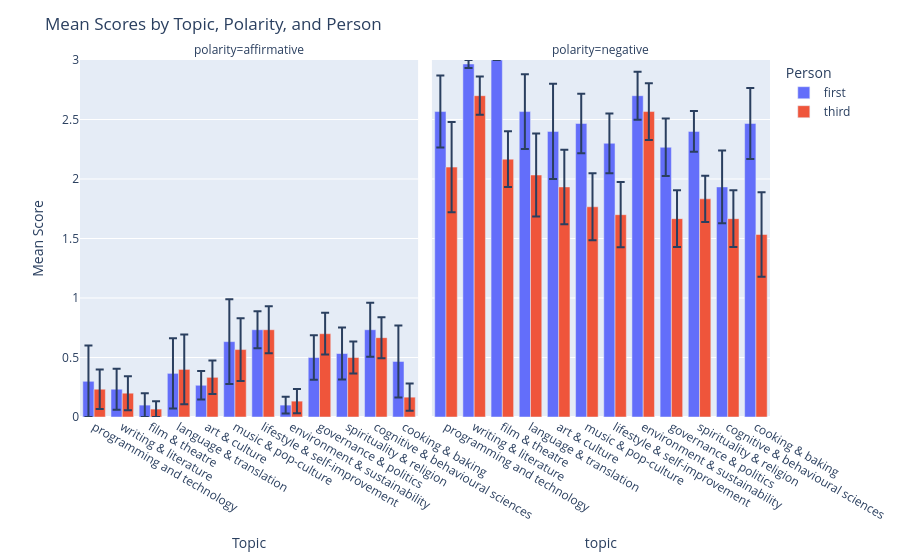

Notebook cell for this chart:
### Code cell
fig = px.bar(df, x="topic", y="mean", color="person", barmode="group", error_y="stderr", facet_col="polarity")
fig.update_layout(title="Mean Scores by Topic, Polarity, and Person", xaxis_title="Topic", yaxis_title="Mean Score", legend_title="Person")
fig.update_yaxes(range=[0, 3])
fig.show()

### Figure 1 — Plotly figure (JSON) as saved in the notebook; plotly's stock layout.template omitted (floating-point values rounded to 4 significant figures)
{"data": [{"alignmentgroup": "True", "error_y": {"array": [0.3, 0.1725, 0.1, 0.2959, 0.1197, 0.3564, 0.1556, 0.07115, 0.1876, 0.2177, 0.2266, 0.3031]}, "hovertemplate": "person=first<br>polarity=affirmative<br>topic=%{x}<br>mean=%{y}<extra></extra>", "legendgroup": "first", "marker": {"color": "#636efa", "pattern": {"shape": ""}}, "name": "first", "offsetgroup": "first", "orientation": "v", "showlegend": true, "textposition": "auto", "type": "bar", "x": ["programming and technology", "writing & literature", "film & theatre", "language & translation", "art & culture", "music & pop-culture", "lifestyle & self-improvement", "environment & sustainability", "governance & politics", "spirituality & religion", "cognitive & behavioural sciences", "cooking & baking"], "xaxis": "x", "y": [0.3, 0.2333, 0.1, 0.3667, 0.2667, 0.6333, 0.7333, 0.1, 0.5, 0.5333, 0.7333, 0.4667], "yaxis": "y"}, {"alignmentgroup": "True", "error_y": {"array": [0.3025, 0.03333, 0.0, 0.3145, 0.4, 0.2494, 0.2507, 0.2015, 0.2424, 0.1707, 0.3055, 0.299]}, "hovertemplate": "person=first<br>polarity=negative<br>topic=%{x}<br>mean=%{y}<extra></extra>", "legendgroup": "first", "marker": {"color": "#636efa", "pattern": {"shape": ""}}, "name": "first", "offsetgroup": "first", "orientation": "v", "showlegend": false, "textposition": "auto", "type": "bar", "x": ["programming and technology", "writing & literature", "film & theatre", "language & translation", "art & culture", "music & pop-culture", "lifestyle & self-improvement", "environment & sustainability", "governance & politics", "spirituality & religion", "cognitive & behavioural sciences", "cooking & baking"], "xaxis": "x2", "y": [2.567, 2.967, 3.0, 2.567, 2.4, 2.467, 2.3, 2.7, 2.267, 2.4, 1.933, 2.467], "yaxis": "y2"}, {"alignmentgroup": "True", "error_y": {"array": [0.1652, 0.1423, 0.06667, 0.2931, 0.1405, 0.2632, 0.1975, 0.1018, 0.1753, 0.1338, 0.1721, 0.1139]}, "hovertemplate": "person=third<br>polarity=affirmative<br>topic=%{x}<br>mean=%{y}<extra></extra>", "legendgroup": "third", "marker": {"color": "#EF553B", "pattern": {"shape": ""}}, "name": "third", "offsetgroup": "third", "orientation": "v", "showlegend": true, "textposition": "auto", "type": "bar", "x": ["programming and technology", "writing & literature", "film & theatre", "language & translation", "art & culture", "music & pop-culture", "lifestyle & self-improvement", "environment & sustainability", "governance & politics", "spirituality & religion", "cognitive & behavioural sciences", "cooking & baking"], "xaxis": "x", "y": [0.2333, 0.2, 0.06667, 0.4, 0.3333, 0.5667, 0.7333, 0.1333, 0.7, 0.5, 0.6667, 0.1667], "yaxis": "y"}, {"alignmentgroup": "True", "error_y": {"array": [0.3786, 0.1606, 0.2344, 0.3494, 0.3135, 0.2813, 0.2742, 0.2386, 0.2383, 0.194, 0.2383, 0.3556]}, "hovertemplate": "person=third<br>polarity=negative<br>topic=%{x}<br>mean=%{y}<extra></extra>", "legendgroup": "third", "marker": {"color": "#EF553B", "pattern": {"shape": ""}}, "name": "third", "offsetgroup": "third", "orientation": "v", "showlegend": false, "textposition": "auto", "type": "bar", "x": ["programming and technology", "writing & literature", "film & theatre", "language & translation", "art & culture", "music & pop-culture", "lifestyle & self-improvement", "environment & sustainability", "governance & politics", "spirituality & religion", "cognitive & behavioural sciences", "cooking & baking"], "xaxis": "x2", "y": [2.1, 2.7, 2.167, 2.033, 1.933, 1.767, 1.7, 2.567, 1.667, 1.833, 1.667, 1.533], "yaxis": "y2"}], "layout": {"annotations": [{"font": {}, "showarrow": false, "text": "polarity=affirmative", "x": 0.245, "xanchor": "center", "xref": "paper", "y": 1, "yanchor": "bottom", "yref": "paper"}, {"font": {}, "showarrow": false, "text": "polarity=negative", "x": 0.755, "xanchor": "center", "xref": "paper", "y": 1, "yanchor": "bottom", "yref": "paper"}], "barmode": "group", "legend": {"title": {"text": "Person"}, "tracegroupgap": 0}, "margin": {"t": 60}, "title": {"text": "Mean Scores by Topic, Polarity, and Person"}, "xaxis": {"anchor": "y", "domain": [0, 0.49], "title": {"text": "Topic"}}, "xaxis2": {"anchor": "y2", "domain": [0.51, 1], "matches": "x", "title": {"text": "topic"}}, "yaxis": {"anchor": "x", "domain": [0, 1], "range": [0, 3], "title": {"text": "Mean Score"}}, "yaxis2": {"anchor": "x2", "domain": [0, 1], "matches": "y", "range": [0, 3], "showticklabels": false}}}
